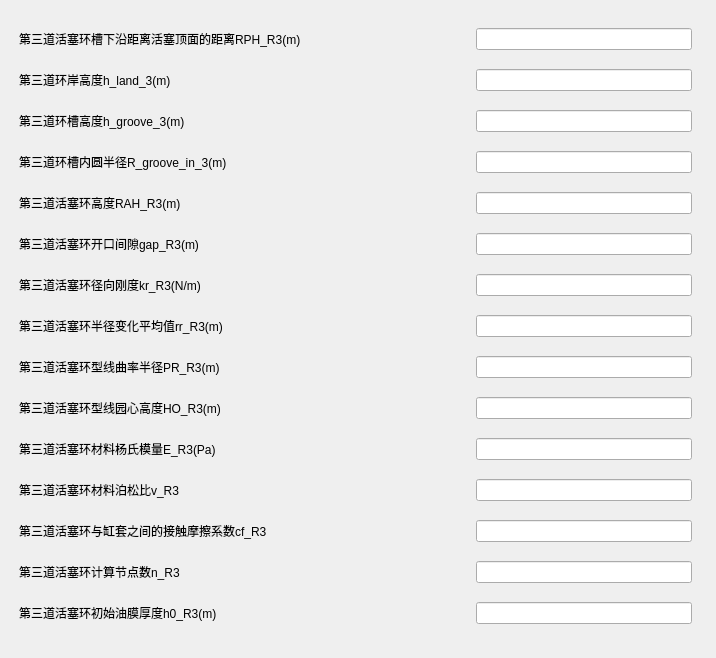
<?xml version="1.0" encoding="UTF-8"?>
<ui version="4.0">
 <class>Input_Second_3_dialog_UI</class>
 <widget class="QWidget" name="Input_Second_3_dialog_UI">
  <property name="geometry">
   <rect>
    <x>0</x>
    <y>0</y>
    <width>716</width>
    <height>658</height>
   </rect>
  </property>
  <property name="windowTitle">
   <string>Form</string>
  </property>
  <widget class="CardWidget" name="CardWidget_193">
   <property name="geometry">
    <rect>
     <x>10</x>
     <y>10</y>
     <width>691</width>
     <height>641</height>
    </rect>
   </property>
   <property name="minimumSize">
    <size>
     <width>0</width>
     <height>0</height>
    </size>
   </property>
   <layout class="QGridLayout" name="gridLayout_109">
    <property name="topMargin">
     <number>8</number>
    </property>
    <property name="bottomMargin">
     <number>8</number>
    </property>
    <item row="4" column="0">
     <widget class="SubtitleLabel" name="SubtitleLabel_809">
      <property name="minimumSize">
       <size>
        <width>451</width>
        <height>28</height>
       </size>
      </property>
      <property name="maximumSize">
       <size>
        <width>461</width>
        <height>28</height>
       </size>
      </property>
      <property name="text">
       <string>第三道环槽内圆半径R_groove_in_3(m)</string>
      </property>
     </widget>
    </item>
    <item row="16" column="0">
     <widget class="SubtitleLabel" name="SubtitleLabel_817">
      <property name="minimumSize">
       <size>
        <width>451</width>
        <height>28</height>
       </size>
      </property>
      <property name="maximumSize">
       <size>
        <width>461</width>
        <height>28</height>
       </size>
      </property>
      <property name="text">
       <string>第三道活塞环计算节点数n_R3</string>
      </property>
     </widget>
    </item>
    <item row="13" column="0">
     <widget class="SubtitleLabel" name="SubtitleLabel_810">
      <property name="minimumSize">
       <size>
        <width>451</width>
        <height>28</height>
       </size>
      </property>
      <property name="maximumSize">
       <size>
        <width>461</width>
        <height>28</height>
       </size>
      </property>
      <property name="text">
       <string>第三道活塞环材料泊松比v_R3</string>
      </property>
     </widget>
    </item>
    <item row="1" column="0">
     <widget class="StrongBodyLabel" name="StrongBodyLabel_33">
      <property name="minimumSize">
       <size>
        <width>451</width>
        <height>28</height>
       </size>
      </property>
      <property name="maximumSize">
       <size>
        <width>451</width>
        <height>28</height>
       </size>
      </property>
      <property name="text">
       <string>第三道活塞环槽下沿距离活塞顶面的距离RPH_R3(m)</string>
      </property>
     </widget>
    </item>
    <item row="12" column="0">
     <widget class="SubtitleLabel" name="SubtitleLabel_813">
      <property name="minimumSize">
       <size>
        <width>451</width>
        <height>28</height>
       </size>
      </property>
      <property name="maximumSize">
       <size>
        <width>461</width>
        <height>28</height>
       </size>
      </property>
      <property name="text">
       <string>第三道活塞环材料杨氏模量E_R3(Pa)</string>
      </property>
     </widget>
    </item>
    <item row="14" column="0">
     <widget class="StrongBodyLabel" name="StrongBodyLabel_34">
      <property name="minimumSize">
       <size>
        <width>451</width>
        <height>28</height>
       </size>
      </property>
      <property name="maximumSize">
       <size>
        <width>451</width>
        <height>28</height>
       </size>
      </property>
      <property name="text">
       <string>第三道活塞环与缸套之间的接触摩擦系数cf_R3</string>
      </property>
     </widget>
    </item>
    <item row="2" column="0">
     <widget class="SubtitleLabel" name="SubtitleLabel_812">
      <property name="minimumSize">
       <size>
        <width>451</width>
        <height>28</height>
       </size>
      </property>
      <property name="maximumSize">
       <size>
        <width>461</width>
        <height>28</height>
       </size>
      </property>
      <property name="text">
       <string>第三道环岸高度h_land_3(m)</string>
      </property>
     </widget>
    </item>
    <item row="17" column="0">
     <widget class="SubtitleLabel" name="SubtitleLabel_814">
      <property name="minimumSize">
       <size>
        <width>451</width>
        <height>28</height>
       </size>
      </property>
      <property name="maximumSize">
       <size>
        <width>461</width>
        <height>28</height>
       </size>
      </property>
      <property name="text">
       <string>第三道活塞环初始油膜厚度h0_R3(m)</string>
      </property>
     </widget>
    </item>
    <item row="8" column="0">
     <widget class="SubtitleLabel" name="SubtitleLabel_819">
      <property name="minimumSize">
       <size>
        <width>451</width>
        <height>28</height>
       </size>
      </property>
      <property name="maximumSize">
       <size>
        <width>461</width>
        <height>28</height>
       </size>
      </property>
      <property name="text">
       <string>第三道活塞环径向刚度kr_R3(N/m)</string>
      </property>
     </widget>
    </item>
    <item row="3" column="0">
     <widget class="SubtitleLabel" name="SubtitleLabel_806">
      <property name="minimumSize">
       <size>
        <width>451</width>
        <height>28</height>
       </size>
      </property>
      <property name="maximumSize">
       <size>
        <width>461</width>
        <height>28</height>
       </size>
      </property>
      <property name="text">
       <string>第三道环槽高度h_groove_3(m)</string>
      </property>
     </widget>
    </item>
    <item row="10" column="0">
     <widget class="SubtitleLabel" name="SubtitleLabel_808">
      <property name="minimumSize">
       <size>
        <width>451</width>
        <height>28</height>
       </size>
      </property>
      <property name="maximumSize">
       <size>
        <width>461</width>
        <height>28</height>
       </size>
      </property>
      <property name="text">
       <string>第三道活塞环型线曲率半径PR_R3(m)</string>
      </property>
     </widget>
    </item>
    <item row="5" column="0">
     <widget class="SubtitleLabel" name="SubtitleLabel_818">
      <property name="minimumSize">
       <size>
        <width>451</width>
        <height>28</height>
       </size>
      </property>
      <property name="maximumSize">
       <size>
        <width>461</width>
        <height>28</height>
       </size>
      </property>
      <property name="text">
       <string>第三道活塞环高度RAH_R3(m)</string>
      </property>
     </widget>
    </item>
    <item row="11" column="0">
     <widget class="SubtitleLabel" name="SubtitleLabel_816">
      <property name="minimumSize">
       <size>
        <width>451</width>
        <height>28</height>
       </size>
      </property>
      <property name="maximumSize">
       <size>
        <width>461</width>
        <height>28</height>
       </size>
      </property>
      <property name="text">
       <string>第三道活塞环型线园心高度HO_R3(m)</string>
      </property>
     </widget>
    </item>
    <item row="9" column="0">
     <widget class="SubtitleLabel" name="SubtitleLabel_811">
      <property name="minimumSize">
       <size>
        <width>451</width>
        <height>28</height>
       </size>
      </property>
      <property name="maximumSize">
       <size>
        <width>461</width>
        <height>28</height>
       </size>
      </property>
      <property name="text">
       <string>第三道活塞环半径变化平均值rr_R3(m)</string>
      </property>
     </widget>
    </item>
    <item row="7" column="0">
     <widget class="SubtitleLabel" name="SubtitleLabel_805">
      <property name="minimumSize">
       <size>
        <width>451</width>
        <height>28</height>
       </size>
      </property>
      <property name="maximumSize">
       <size>
        <width>461</width>
        <height>28</height>
       </size>
      </property>
      <property name="text">
       <string>第三道活塞环开口间隙gap_R3(m)</string>
      </property>
     </widget>
    </item>
    <item row="1" column="1">
     <widget class="LineEdit" name="LineEdit"/>
    </item>
    <item row="2" column="1">
     <widget class="LineEdit" name="LineEdit_2"/>
    </item>
    <item row="3" column="1">
     <widget class="LineEdit" name="LineEdit_3"/>
    </item>
    <item row="4" column="1">
     <widget class="LineEdit" name="LineEdit_4"/>
    </item>
    <item row="5" column="1">
     <widget class="LineEdit" name="LineEdit_5"/>
    </item>
    <item row="7" column="1">
     <widget class="LineEdit" name="LineEdit_6"/>
    </item>
    <item row="8" column="1">
     <widget class="LineEdit" name="LineEdit_7"/>
    </item>
    <item row="9" column="1">
     <widget class="LineEdit" name="LineEdit_8"/>
    </item>
    <item row="10" column="1">
     <widget class="LineEdit" name="LineEdit_9"/>
    </item>
    <item row="11" column="1">
     <widget class="LineEdit" name="LineEdit_10"/>
    </item>
    <item row="12" column="1">
     <widget class="LineEdit" name="LineEdit_11"/>
    </item>
    <item row="13" column="1">
     <widget class="LineEdit" name="LineEdit_12"/>
    </item>
    <item row="14" column="1">
     <widget class="LineEdit" name="LineEdit_13"/>
    </item>
    <item row="16" column="1">
     <widget class="LineEdit" name="LineEdit_14"/>
    </item>
    <item row="17" column="1">
     <widget class="LineEdit" name="LineEdit_15"/>
    </item>
   </layout>
  </widget>
 </widget>
 <customwidgets>
  <customwidget>
   <class>CardWidget</class>
   <extends>QFrame</extends>
   <header>qfluentwidgets</header>
   <container>1</container>
  </customwidget>
  <customwidget>
   <class>StrongBodyLabel</class>
   <extends>QLabel</extends>
   <header>qfluentwidgets</header>
  </customwidget>
  <customwidget>
   <class>SubtitleLabel</class>
   <extends>QLabel</extends>
   <header>qfluentwidgets</header>
  </customwidget>
  <customwidget>
   <class>LineEdit</class>
   <extends>QLineEdit</extends>
   <header>qfluentwidgets</header>
  </customwidget>
 </customwidgets>
 <resources/>
 <connections/>
</ui>
